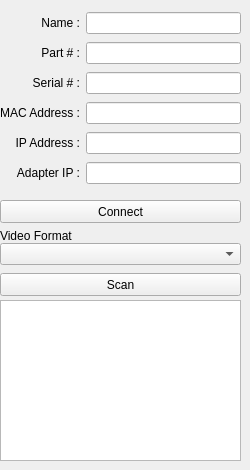
      <widget class="QWidget" name="tab_RemoteCamera">
       <attribute name="title">
        <string>Remote Camera</string>
       </attribute>
       <widget class="QPushButton" name="pushButton_RemoteCameraScan">
        <property name="geometry">
         <rect>
          <x>0</x>
          <y>273</y>
          <width>241</width>
          <height>23</height>
         </rect>
        </property>
        <property name="text">
         <string>Scan</string>
        </property>
       </widget>
       <widget class="QPushButton" name="pushButton_RemoteCameraConnect">
        <property name="geometry">
         <rect>
          <x>0</x>
          <y>200</y>
          <width>241</width>
          <height>23</height>
         </rect>
        </property>
        <property name="text">
         <string>Connect</string>
        </property>
       </widget>
       <widget class="QWidget" name="gridLayoutWidget_2">
        <property name="geometry">
         <rect>
          <x>0</x>
          <y>10</y>
          <width>241</width>
          <height>182</height>
         </rect>
        </property>
        <layout class="QGridLayout" name="gridLayout_RemoteCamera">
         <item row="3" column="1">
          <widget class="QLineEdit" name="lineEdit_RemoteCameraMac"/>
         </item>
         <item row="4" column="0">
          <widget class="QLabel" name="label_RemoteCameraIPAddressTitle">
           <property name="text">
            <string>IP Address :</string>
           </property>
           <property name="alignment">
            <set>Qt::AlignRight|Qt::AlignTrailing|Qt::AlignVCenter</set>
           </property>
          </widget>
         </item>
         <item row="5" column="1">
          <widget class="QLineEdit" name="lineEdit_RemoteCameraAdapterIp"/>
         </item>
         <item row="4" column="1">
          <widget class="QLineEdit" name="lineEdit_RemoteCameraIp"/>
         </item>
         <item row="5" column="0">
          <widget class="QLabel" name="label_RemoteCameraAdapterIPTitle">
           <property name="text">
            <string>Adapter IP :</string>
           </property>
           <property name="alignment">
            <set>Qt::AlignRight|Qt::AlignTrailing|Qt::AlignVCenter</set>
           </property>
          </widget>
         </item>
         <item row="0" column="1">
          <widget class="QLineEdit" name="lineEdit_RemoteCameraName"/>
         </item>
         <item row="0" column="0">
          <widget class="QLabel" name="label_RemoteCameraNameTitle">
           <property name="text">
            <string>Name :</string>
           </property>
           <property name="alignment">
            <set>Qt::AlignRight|Qt::AlignTrailing|Qt::AlignVCenter</set>
           </property>
          </widget>
         </item>
         <item row="2" column="1">
          <widget class="QLineEdit" name="lineEdit_RemoteCameraSerial"/>
         </item>
         <item row="3" column="0">
          <widget class="QLabel" name="label_RemoteCameraMACAddressTitle">
           <property name="text">
            <string>MAC Address :</string>
           </property>
           <property name="alignment">
            <set>Qt::AlignRight|Qt::AlignTrailing|Qt::AlignVCenter</set>
           </property>
          </widget>
         </item>
         <item row="1" column="1">
          <widget class="QLineEdit" name="lineEdit_RemoteCameraPartNumber"/>
         </item>
         <item row="2" column="0">
          <widget class="QLabel" name="label_RemoteCameraSerialNumberTitle">
           <property name="text">
            <string>Serial # :</string>
           </property>
           <property name="alignment">
            <set>Qt::AlignRight|Qt::AlignTrailing|Qt::AlignVCenter</set>
           </property>
          </widget>
         </item>
         <item row="1" column="0">
          <widget class="QLabel" name="label_RemoteCameraPartNumberTitle">
           <property name="text">
            <string>Part # :</string>
           </property>
           <property name="alignment">
            <set>Qt::AlignRight|Qt::AlignTrailing|Qt::AlignVCenter</set>
           </property>
          </widget>
         </item>
        </layout>
       </widget>
       <widget class="QListWidget" name="listWidget_RemoteCameraList">
        <property name="geometry">
         <rect>
          <x>0</x>
          <y>300</y>
          <width>241</width>
          <height>161</height>
         </rect>
        </property>
       </widget>
       <widget class="QComboBox" name="comboBox_RemoteCameraVideoFormat">
        <property name="geometry">
         <rect>
          <x>0</x>
          <y>243</y>
          <width>241</width>
          <height>22</height>
         </rect>
        </property>
       </widget>
       <widget class="QLabel" name="label_RemoteCameraVideoFormat">
        <property name="geometry">
         <rect>
          <x>0</x>
          <y>230</y>
          <width>241</width>
          <height>12</height>
         </rect>
        </property>
        <property name="text">
         <string>Video Format</string>
        </property>
       </widget>
      </widget>
